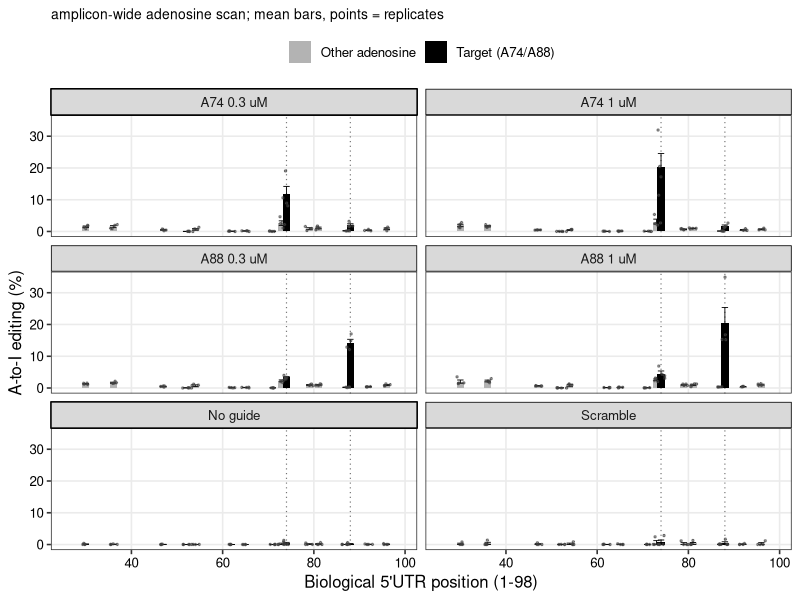
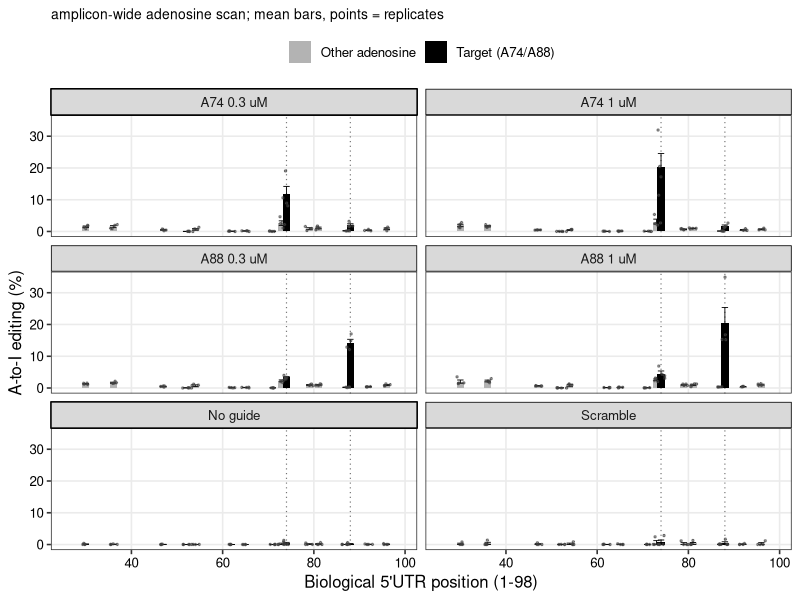

Reproduce these figures in R, in order.
# Amplicon-wide adenosine scan (bystander), read from data/bystander_by_rep.csv.
# Scores the 16 reference adenosines in the biological ~30-96 window; target
# sites A74/A88 are drawn black. Six conditions: A74 and A88 guide at each dose,
# No guide, Scramble. Raw editing per replicate (points), mean bars.
suppressMessages(library(ggplot2)); set.seed(1)
dir.create("results/figures", recursive = TRUE, showWarnings = FALSE)
d <- read.csv("data/bystander_by_rep.csv", stringsAsFactors = FALSE)
lv <- c("A74 0.3 uM","A74 1 uM","A88 0.3 uM","A88 1 uM","No guide","Scramble")
d$condition <- factor(d$condition, levels = lv)
d$tgt <- factor(ifelse(d$site_type == "target", "Target (A74/A88)", "Other adenosine"),
                levels = c("Other adenosine","Target (A74/A88)"))
agg <- aggregate(edit_pct ~ condition + position + tgt, d,
                 function(x) c(m = mean(x), se = sd(x)/sqrt(length(x))))
agg <- data.frame(condition = agg$condition, position = agg$position, tgt = agg$tgt,
                  mean = agg$edit_pct[,"m"], se = agg$edit_pct[,"se"])
p <- ggplot() +
  geom_vline(xintercept = c(74,88), linetype = "dotted", colour = "grey45", linewidth = 0.4) +
  geom_col(data = agg, aes(position, mean, fill = tgt), width = 1.6) +
  geom_errorbar(data = agg, aes(position, ymin = mean - se, ymax = mean + se),
                width = 1.4, linewidth = 0.3) +
  geom_point(data = d, aes(position, edit_pct), colour = "grey25", size = 0.5, alpha = 0.55,
             position = position_jitter(width = 0.9, height = 0, seed = 1)) +
  facet_wrap(~condition, ncol = 2) +
  scale_fill_manual(values = c("Other adenosine" = "grey70", "Target (A74/A88)" = "black")) +
  scale_x_continuous(breaks = seq(40,100,20), limits = c(26,99)) +
  labs(x = "Biological 5'UTR position (1-98)", y = "A-to-I editing (%)", fill = NULL,
       subtitle = "amplicon-wide adenosine scan; mean bars, points = replicates") +
  theme_bw(base_size = 12) +
  theme(panel.grid.minor = element_blank(), legend.position = "top",
        strip.background = element_rect(fill = "grey85", colour = "black"),
        text = element_text(colour = "black"), axis.text = element_text(colour = "black"),
        plot.subtitle = element_text(size = 10))
ggsave("results/figures/bystander_scan.pdf", p, width = 8.5, height = 6)
ggsave("results/figures/bystander_scan.png", p, width = 8.5, height = 6, dpi = 600)
cat("wrote bystander scan\n")
